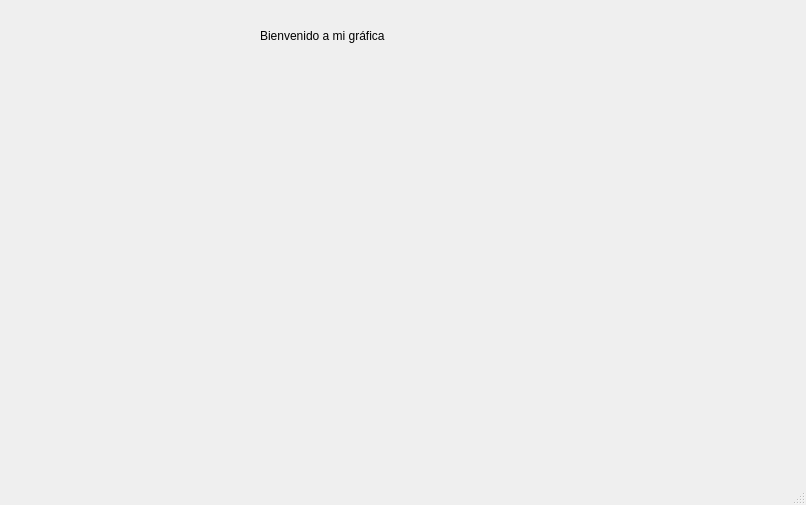
<?xml version="1.0" encoding="UTF-8"?>
<ui version="4.0">
 <class>MainWindow</class>
 <widget class="QMainWindow" name="MainWindow">
  <property name="geometry">
   <rect>
    <x>0</x>
    <y>0</y>
    <width>806</width>
    <height>505</height>
   </rect>
  </property>
  <property name="windowTitle">
   <string>MainWindow</string>
  </property>
  <widget class="QWidget" name="centralwidget">
   <widget class="PlotWidget" name="graphWidget" native="true">
    <property name="geometry">
     <rect>
      <x>30</x>
      <y>70</y>
      <width>721</width>
      <height>311</height>
     </rect>
    </property>
   </widget>
   <widget class="QLabel" name="label">
    <property name="geometry">
     <rect>
      <x>260</x>
      <y>20</y>
      <width>261</width>
      <height>31</height>
     </rect>
    </property>
    <property name="text">
     <string>Bienvenido a mi gráfica</string>
    </property>
   </widget>
  </widget>
  <widget class="QMenuBar" name="menubar">
   <property name="geometry">
    <rect>
     <x>0</x>
     <y>0</y>
     <width>806</width>
     <height>24</height>
    </rect>
   </property>
  </widget>
  <widget class="QStatusBar" name="statusbar"/>
 </widget>
 <customwidgets>
  <customwidget>
   <class>PlotWidget</class>
   <extends>QWidget</extends>
   <header>pyqtgraph</header>
   <container>1</container>
  </customwidget>
 </customwidgets>
 <resources/>
 <connections/>
</ui>
